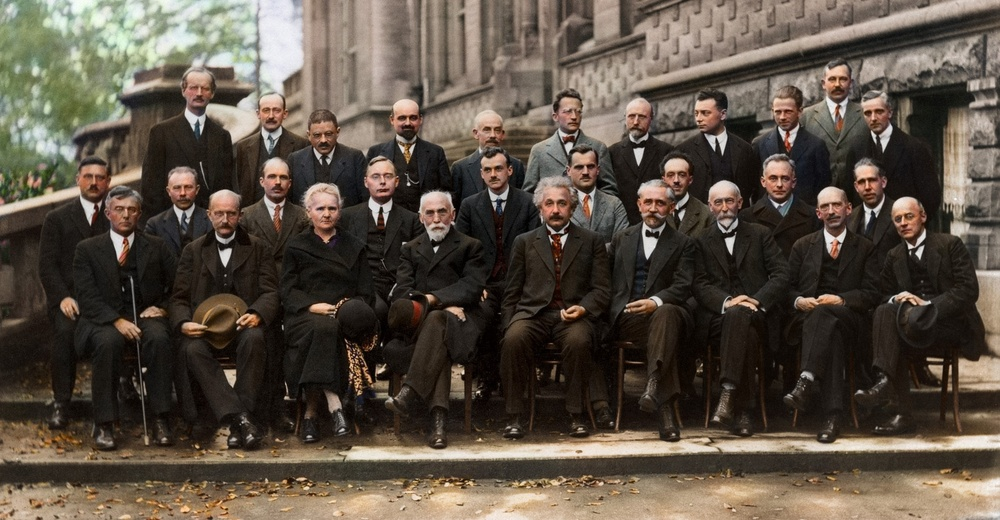
#> input picture OpenCV/KenarFiltreleme/bilimInsanlari.jpg, 1000 x 520 px, shrunk from 2113 x 1099 before the run, given in place of the camera
$ python kameradaKenarFiltreleme.py   (older library calls are emulated)
#> lines starting #> are read from the running program, lines starting #| are printed output that depends on the picture
import cv2

kamera = cv2.VideoCapture(0)

while True:
    ret, goruntu = kamera.read()
#> goruntu is the input picture: shape (520, 1000, 3); mean B, G, R 68, 79.8, 90.5

    laplacian = cv2.Laplacian(cv2.GaussianBlur(cv2.cvtColor(goruntu, cv2.COLOR_BGR2GRAY), (3,3), 0), cv2.CV_64F)
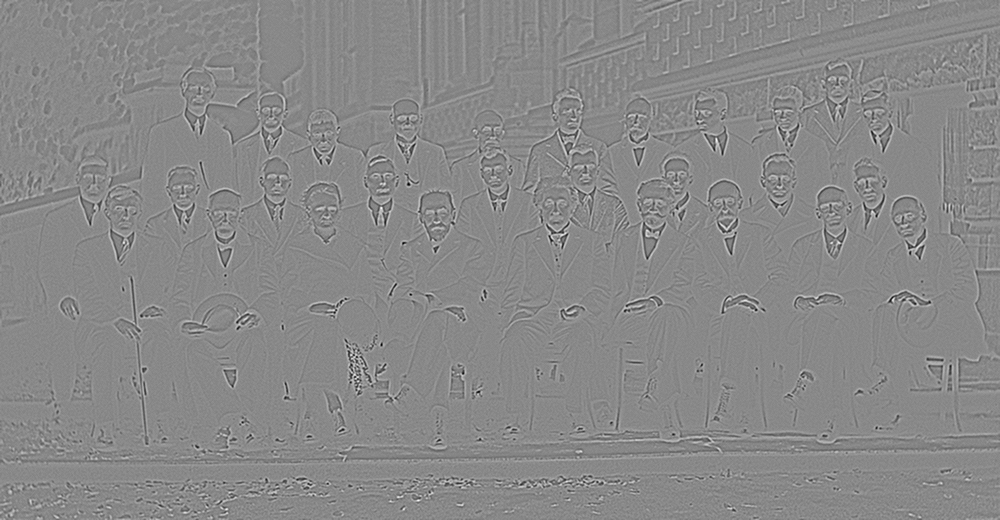
#> laplacian: shape (520, 1000) float64; min -130, max 112, mean 0; drawn with min black and max white
    #abs = cv2.convertScaleAbs(laplacian)

    canny = cv2.Canny(goruntu, 100, 200)
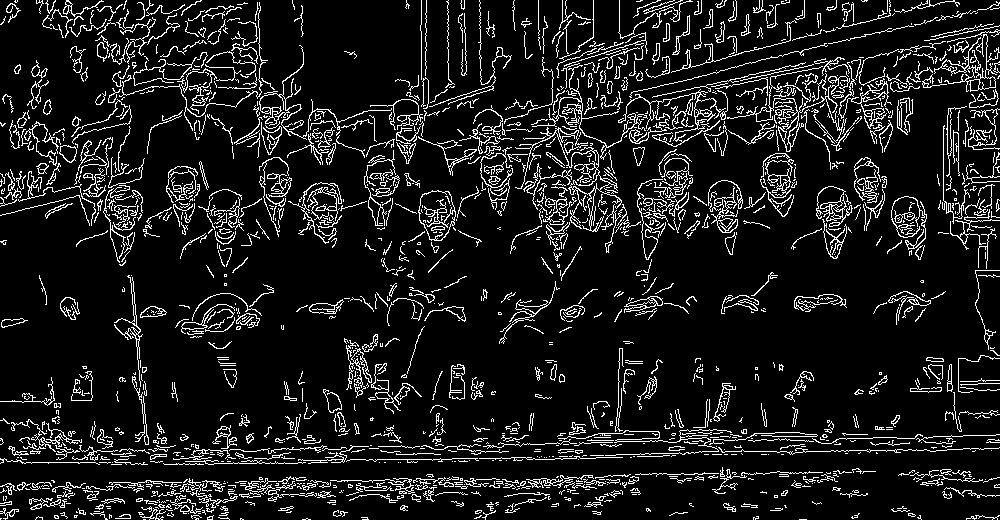
#> canny: shape (520, 1000); 10.5% white in thin lines or dots

    cv2.imshow("Orjinal", goruntu)
    cv2.imshow("Laplacian", laplacian)
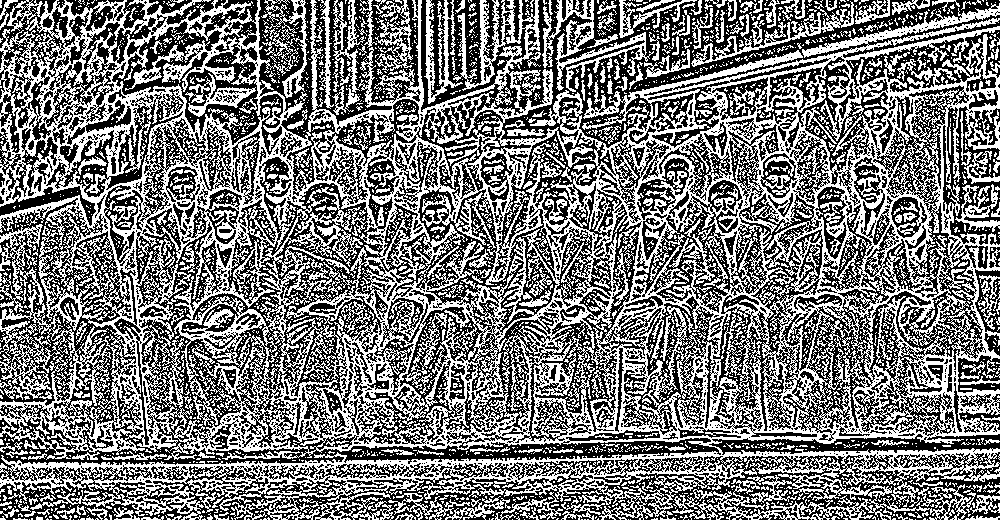
#> window 'Laplacian': shape (520, 1000); 46.9% white in thin lines or dots
    cv2.imshow("Canny", canny)

    if cv2.waitKey(25) & 0xFF == ord("q"):
#> (key q is pressed here)
        break

kamera.release()
cv2.destroyAllWindows()
